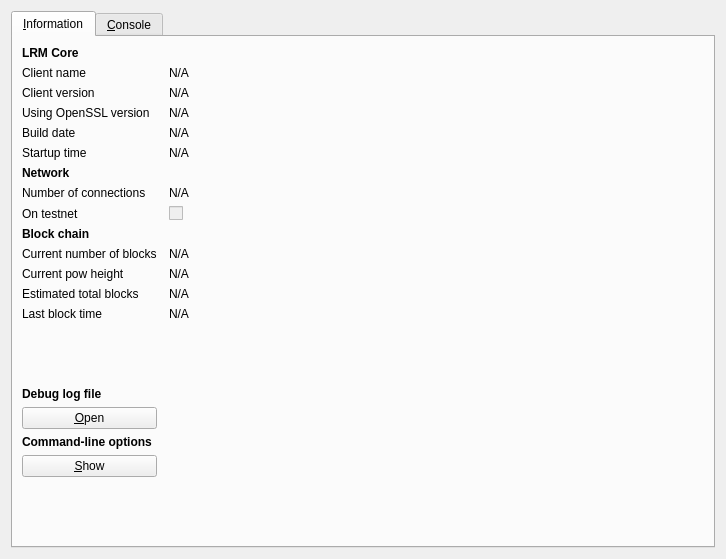
<?xml version="1.0" encoding="UTF-8"?>
<ui version="4.0">
 <class>RPCConsole</class>
 <widget class="QDialog" name="RPCConsole">
  <property name="geometry">
   <rect>
    <x>0</x>
    <y>0</y>
    <width>726</width>
    <height>559</height>
   </rect>
  </property>
  <property name="windowTitle">
   <string>LRM - Debug window</string>
  </property>
  <layout class="QHBoxLayout" name="horizontalLayout_2">
   <item>
    <widget class="QTabWidget" name="tabWidget">
     <property name="currentIndex">
      <number>0</number>
     </property>
     <widget class="QWidget" name="tab_info">
      <attribute name="title">
       <string>&amp;Information</string>
      </attribute>
      <layout class="QGridLayout" name="gridLayout" columnstretch="0,1">
       <property name="horizontalSpacing">
        <number>12</number>
       </property>
       <item row="8" column="0">
        <widget class="QLabel" name="label_8">
         <property name="text">
          <string>On testnet</string>
         </property>
        </widget>
       </item>
       <item row="12" column="0">
        <widget class="QLabel" name="label_4">
         <property name="text">
          <string>Estimated total blocks</string>
         </property>
        </widget>
       </item>
       <item row="10" column="0">
        <widget class="QLabel" name="label_3">
         <property name="text">
          <string>Current number of blocks</string>
         </property>
        </widget>
       </item>
       <item row="10" column="1">
        <widget class="QLabel" name="numberOfBlocks">
         <property name="cursor">
          <cursorShape>IBeamCursor</cursorShape>
         </property>
         <property name="text">
          <string>N/A</string>
         </property>
         <property name="textFormat">
          <enum>Qt::PlainText</enum>
         </property>
         <property name="textInteractionFlags">
          <set>Qt::LinksAccessibleByMouse|Qt::TextSelectableByKeyboard|Qt::TextSelectableByMouse</set>
         </property>
        </widget>
       </item>
       <item row="14" column="0">
        <spacer name="verticalSpacer_2">
         <property name="orientation">
          <enum>Qt::Vertical</enum>
         </property>
         <property name="sizeHint" stdset="0">
          <size>
           <width>20</width>
           <height>20</height>
          </size>
         </property>
        </spacer>
       </item>
       <item row="15" column="0">
        <widget class="QLabel" name="labelDebugLogfile">
         <property name="font">
          <font>
           <weight>75</weight>
           <bold>true</bold>
          </font>
         </property>
         <property name="text">
          <string>Debug log file</string>
         </property>
        </widget>
       </item>
       <item row="12" column="1">
        <widget class="QLabel" name="totalBlocks">
         <property name="cursor">
          <cursorShape>IBeamCursor</cursorShape>
         </property>
         <property name="text">
          <string>N/A</string>
         </property>
         <property name="textFormat">
          <enum>Qt::PlainText</enum>
         </property>
         <property name="textInteractionFlags">
          <set>Qt::LinksAccessibleByMouse|Qt::TextSelectableByKeyboard|Qt::TextSelectableByMouse</set>
         </property>
        </widget>
       </item>
       <item row="13" column="1">
        <widget class="QLabel" name="lastBlockTime">
         <property name="cursor">
          <cursorShape>IBeamCursor</cursorShape>
         </property>
         <property name="text">
          <string>N/A</string>
         </property>
         <property name="textFormat">
          <enum>Qt::PlainText</enum>
         </property>
         <property name="textInteractionFlags">
          <set>Qt::LinksAccessibleByMouse|Qt::TextSelectableByKeyboard|Qt::TextSelectableByMouse</set>
         </property>
        </widget>
       </item>
       <item row="13" column="0">
        <widget class="QLabel" name="label_2">
         <property name="text">
          <string>Last block time</string>
         </property>
        </widget>
       </item>
       <item row="17" column="0">
        <widget class="QLabel" name="labelCLOptions">
         <property name="font">
          <font>
           <weight>75</weight>
           <bold>true</bold>
          </font>
         </property>
         <property name="text">
          <string>Command-line options</string>
         </property>
        </widget>
       </item>
       <item row="16" column="0">
        <widget class="QPushButton" name="openDebugLogfileButton">
         <property name="toolTip">
          <string>Open the LRM debug log file from the current data directory. This can take a few seconds for large log files.</string>
         </property>
         <property name="text">
          <string>&amp;Open</string>
         </property>
         <property name="autoDefault">
          <bool>false</bool>
         </property>
        </widget>
       </item>
       <item row="18" column="0">
        <widget class="QPushButton" name="showCLOptionsButton">
         <property name="toolTip">
          <string>Show the LRM-Qt help message to get a list with possible LRM command-line options.</string>
         </property>
         <property name="text">
          <string>&amp;Show</string>
         </property>
         <property name="autoDefault">
          <bool>false</bool>
         </property>
        </widget>
       </item>
       <item row="19" column="0">
        <spacer name="verticalSpacer">
         <property name="orientation">
          <enum>Qt::Vertical</enum>
         </property>
         <property name="sizeHint" stdset="0">
          <size>
           <width>20</width>
           <height>40</height>
          </size>
         </property>
        </spacer>
       </item>
       <item row="0" column="0">
        <widget class="QLabel" name="label_9">
         <property name="font">
          <font>
           <weight>75</weight>
           <bold>true</bold>
          </font>
         </property>
         <property name="text">
          <string>LRM Core</string>
         </property>
        </widget>
       </item>
       <item row="1" column="0">
        <widget class="QLabel" name="label_5">
         <property name="text">
          <string>Client name</string>
         </property>
        </widget>
       </item>
       <item row="2" column="1">
        <widget class="QLabel" name="clientVersion">
         <property name="cursor">
          <cursorShape>IBeamCursor</cursorShape>
         </property>
         <property name="text">
          <string>N/A</string>
         </property>
         <property name="textFormat">
          <enum>Qt::PlainText</enum>
         </property>
         <property name="textInteractionFlags">
          <set>Qt::LinksAccessibleByMouse|Qt::TextSelectableByKeyboard|Qt::TextSelectableByMouse</set>
         </property>
        </widget>
       </item>
       <item row="3" column="0">
        <widget class="QLabel" name="label_14">
         <property name="text">
          <string>Using OpenSSL version</string>
         </property>
         <property name="indent">
          <number>-1</number>
         </property>
        </widget>
       </item>
       <item row="1" column="1">
        <widget class="QLabel" name="clientName">
         <property name="cursor">
          <cursorShape>IBeamCursor</cursorShape>
         </property>
         <property name="text">
          <string>N/A</string>
         </property>
         <property name="textFormat">
          <enum>Qt::PlainText</enum>
         </property>
         <property name="textInteractionFlags">
          <set>Qt::LinksAccessibleByMouse|Qt::TextSelectableByKeyboard|Qt::TextSelectableByMouse</set>
         </property>
        </widget>
       </item>
       <item row="2" column="0">
        <widget class="QLabel" name="label_6">
         <property name="text">
          <string>Client version</string>
         </property>
        </widget>
       </item>
       <item row="4" column="1">
        <widget class="QLabel" name="buildDate">
         <property name="cursor">
          <cursorShape>IBeamCursor</cursorShape>
         </property>
         <property name="text">
          <string>N/A</string>
         </property>
         <property name="textFormat">
          <enum>Qt::PlainText</enum>
         </property>
         <property name="textInteractionFlags">
          <set>Qt::LinksAccessibleByMouse|Qt::TextSelectableByKeyboard|Qt::TextSelectableByMouse</set>
         </property>
        </widget>
       </item>
       <item row="5" column="0">
        <widget class="QLabel" name="label_13">
         <property name="text">
          <string>Startup time</string>
         </property>
        </widget>
       </item>
       <item row="3" column="1">
        <widget class="QLabel" name="openSSLVersion">
         <property name="cursor">
          <cursorShape>IBeamCursor</cursorShape>
         </property>
         <property name="text">
          <string>N/A</string>
         </property>
         <property name="textFormat">
          <enum>Qt::PlainText</enum>
         </property>
         <property name="textInteractionFlags">
          <set>Qt::LinksAccessibleByMouse|Qt::TextSelectableByKeyboard|Qt::TextSelectableByMouse</set>
         </property>
        </widget>
       </item>
       <item row="4" column="0">
        <widget class="QLabel" name="label_12">
         <property name="text">
          <string>Build date</string>
         </property>
        </widget>
       </item>
       <item row="8" column="1">
        <widget class="QCheckBox" name="isTestNet">
         <property name="enabled">
          <bool>false</bool>
         </property>
         <property name="text">
          <string/>
         </property>
        </widget>
       </item>
       <item row="5" column="1">
        <widget class="QLabel" name="startupTime">
         <property name="cursor">
          <cursorShape>IBeamCursor</cursorShape>
         </property>
         <property name="text">
          <string>N/A</string>
         </property>
         <property name="textFormat">
          <enum>Qt::PlainText</enum>
         </property>
         <property name="textInteractionFlags">
          <set>Qt::LinksAccessibleByMouse|Qt::TextSelectableByKeyboard|Qt::TextSelectableByMouse</set>
         </property>
        </widget>
       </item>
       <item row="7" column="0">
        <widget class="QLabel" name="label_7">
         <property name="text">
          <string>Number of connections</string>
         </property>
        </widget>
       </item>
       <item row="9" column="0">
        <widget class="QLabel" name="label_10">
         <property name="font">
          <font>
           <weight>75</weight>
           <bold>true</bold>
          </font>
         </property>
         <property name="text">
          <string>Block chain</string>
         </property>
        </widget>
       </item>
       <item row="7" column="1">
        <widget class="QLabel" name="numberOfConnections">
         <property name="cursor">
          <cursorShape>IBeamCursor</cursorShape>
         </property>
         <property name="text">
          <string>N/A</string>
         </property>
         <property name="textFormat">
          <enum>Qt::PlainText</enum>
         </property>
         <property name="textInteractionFlags">
          <set>Qt::LinksAccessibleByMouse|Qt::TextSelectableByKeyboard|Qt::TextSelectableByMouse</set>
         </property>
        </widget>
       </item>
       <item row="6" column="0">
        <widget class="QLabel" name="label_11">
         <property name="font">
          <font>
           <weight>75</weight>
           <bold>true</bold>
          </font>
         </property>
         <property name="text">
          <string>Network</string>
         </property>
        </widget>
       </item>
       <item row="11" column="0">
        <widget class="QLabel" name="label_15">
         <property name="text">
          <string>Current pow height</string>
         </property>
        </widget>
       </item>
       <item row="11" column="1">
        <widget class="QLabel" name="numberOfPow">
         <property name="cursor">
          <cursorShape>IBeamCursor</cursorShape>
         </property>
         <property name="text">
          <string>N/A</string>
         </property>
         <property name="textFormat">
          <enum>Qt::PlainText</enum>
         </property>
         <property name="textInteractionFlags">
          <set>Qt::LinksAccessibleByMouse|Qt::TextSelectableByKeyboard|Qt::TextSelectableByMouse</set>
         </property>
        </widget>
       </item>
      </layout>
     </widget>
     <widget class="QWidget" name="tab_console">
      <attribute name="title">
       <string>&amp;Console</string>
      </attribute>
      <layout class="QVBoxLayout" name="verticalLayout_3">
       <property name="spacing">
        <number>3</number>
       </property>
       <item>
        <widget class="QTextEdit" name="messagesWidget">
         <property name="minimumSize">
          <size>
           <width>0</width>
           <height>100</height>
          </size>
         </property>
         <property name="readOnly">
          <bool>true</bool>
         </property>
         <property name="tabKeyNavigation" stdset="0">
          <bool>false</bool>
         </property>
         <property name="columnCount" stdset="0">
          <number>2</number>
         </property>
        </widget>
       </item>
       <item>
        <layout class="QHBoxLayout" name="horizontalLayout">
         <property name="spacing">
          <number>3</number>
         </property>
         <item>
          <widget class="QLabel" name="label">
           <property name="text">
            <string notr="true">&gt;</string>
           </property>
          </widget>
         </item>
         <item>
          <widget class="QLineEdit" name="lineEdit"/>
         </item>
         <item>
          <widget class="QPushButton" name="clearButton">
           <property name="maximumSize">
            <size>
             <width>24</width>
             <height>24</height>
            </size>
           </property>
           <property name="toolTip">
            <string>Clear console</string>
           </property>
           <property name="text">
            <string/>
           </property>
           <property name="icon">
            <iconset resource="../bitcoin.qrc">
             <normaloff>:/icons/remove</normaloff>:/icons/remove</iconset>
           </property>
           <property name="shortcut">
            <string notr="true">Ctrl+L</string>
           </property>
           <property name="autoDefault">
            <bool>false</bool>
           </property>
          </widget>
         </item>
        </layout>
       </item>
      </layout>
     </widget>
    </widget>
   </item>
  </layout>
 </widget>
 <resources>
  <include location="../bitcoin.qrc"/>
 </resources>
 <connections/>
</ui>
